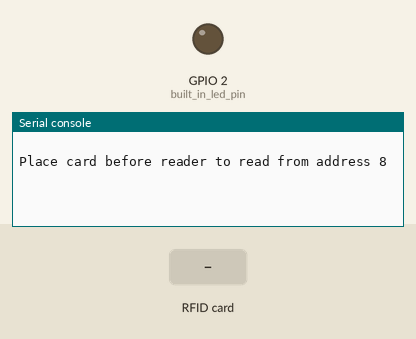
Recording of a program running on a simulated ESP32 board running MicroPython. Shown: output pins drawn as LEDs (lit = HIGH), the last lines printed to the serial console. The test bench sets the inputs (shaded band). WiFi joins after 1.5 s; the interpreter's speed is modelled, so counts of loop turns are approximate; the RFID card's data blocks start empty; web requests get an empty 200 reply after 0.4 s; library files of the repository ran but are not shown: mfrc522.py; pins used as bus, display or sensor lines are not drawn.

Above: at 1.2 s.
1.3 s: RFID card 5E 7A 19 C4 held to the reader
At 1.6 s:
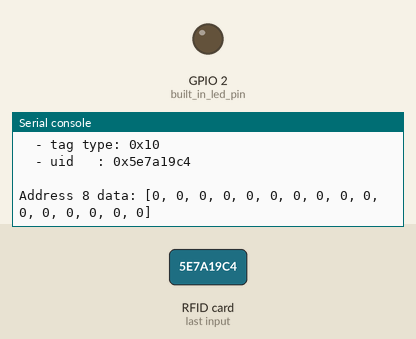
At 3.2 s:
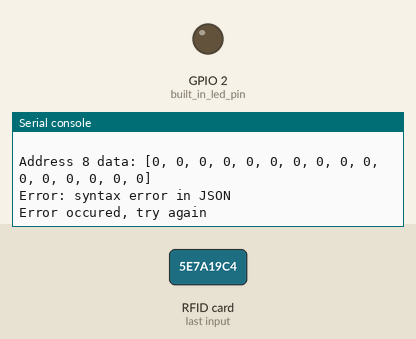

The program:

main.py
```python
from lock import Lock

def main():
    lock=Lock()
    lock.set_server_url("http://20.20.20.157:5000/validate-pin")
    # lock.set_wifi_conf("GOT","MASTER2D")
    lock.connect_to_wifi()
    lock.set_rc522_uid_addr(0x08)
    lock.run()
if __name__=="__main__":
    main()
```

lock.py
```python
import machine
from os import uname
import urequests
import time
import network
from mfrc522 import MFRC522

class Lock:
    sleep_time=2
    wifi_ssid="Moringa-Student"
    wifi_password="@#learn2017"
    server_url="http://20.20.22.58:5000/validate-pin"
    rc522_pins={"sck":18,"mosi":23,"miso":19,"rst":22,"sda":21}
    rc522_uid_addr=0x08

    def __init__(self,):
        if uname()[0] == 'esp32':
            pass
        else:
            raise RuntimeError("Wrong Platform")
        self.init()

    def init(self):
        self.built_in_led_pin=machine.Pin(2,machine.Pin.OUT)
        self.built_in_led_pin.value(0)
        self.create_rc522()

    def create_rc522(self):
        self.rc522=MFRC522(
            self.rc522_pins["sck"],self.rc522_pins["mosi"],self.rc522_pins["miso"],
            self.rc522_pins["rst"],self.rc522_pins["sda"]
        )

    def set_server_url(self,url):
        self.server_url=url

    def get_server_url(self):
        return self.server_url

    def set_rc522_uid_addr(self,addr):
        self.rc522_uid_addr=addr

    def get_rc522_uid_addr(self):
        return self.rc522_uid_addr

    def set_rc522_pins(self,sck=18,mosi=23,miso=19,rst=22,sda=21):
        self.rc522_pins={
            "sck":sck,"mosi":mosi,"miso":miso,"rst":rst,"sda":sda
        }

    def get_rc522_pins(self):
        return self.rc522_pins

    def set_sleep_time(self,time):
        self.sleep_time=time

    def get_sleep_time(self):
        return self.sleep_time

    def set_wifi_conf(self,ssid,password):
        self.wifi_ssid=ssid
        self.wifi_password=password

    def get_wifi_conf(self):
        return self.wifi_ssid,self.wifi_password

    def send_request(self,data):
        try:
            res=urequests.post(self.server_url,json=data)
            if res.status_code==200:
                print(res.json())
                return res.json()
            else:
                return False
        except Exception as e:
            print("Error:",e)
            return False


    def connect_to_wifi(self):
        sta_if=network.WLAN(network.STA_IF)
        sta_if.active(True)
        sta_if.connect(self.wifi_ssid,self.wifi_password)
        while sta_if.isconnected==False:
            pass

    def send_uid(self,uid):
        res=self.send_request({"uid":uid})
        if res:
            if res["response"]==True:
                self.built_in_led_pin.value(1)
                time.sleep(self.sleep_time)
                self.built_in_led_pin.value(0)
            else:
                time.sleep(self.get_sleep_time())
                print("wrong pin or id")
        else:
            print("Error occured, try again")

    def run(self):
        print("\nPlace card before reader to read from address {}\n".format(self.rc522_uid_addr))
        try:
            while True:
                (stat, tag_type) = self.rc522.request(self.rc522.REQIDL)
                if stat == self.rc522.OK:
                    (stat, raw_uid) = self.rc522.anticoll()
                    if stat == self.rc522.OK:
                        print("Card detected")
                        print("  - tag type: 0x%02x" % tag_type)
                        print("  - uid	 : 0x%02x%02x%02x%02x\n" % (raw_uid[0], raw_uid[1], raw_uid[2], raw_uid[3]))
                        if self.rc522.select_tag(raw_uid) == self.rc522.OK:
                            key = [0xFF, 0xFF, 0xFF, 0xFF, 0xFF, 0xFF]
                            if self.rc522.auth(self.rc522.AUTHENT1A,self.rc522_uid_addr, key, raw_uid) == self.rc522.OK:
                                uid=self.rc522.read(self.rc522_uid_addr)
                                print("Address 8 data: %s" % uid)
                                self.rc522.stop_crypto1()
                                self.send_uid(uid)
                            else:
                                print("Authentication error")
                        else:
                            print("Failed to select tag")
        except KeyboardInterrupt:
                print("Exit..")
```

Measured:
- after the input at 1.3 s, the serial console: prints a new line at once (image 1)
